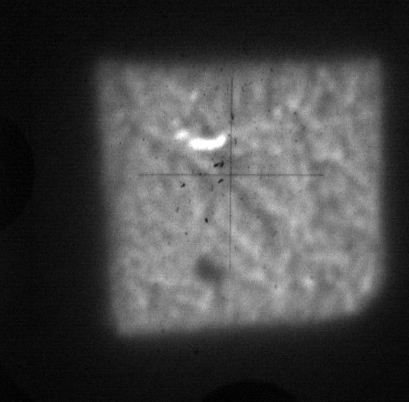
#> input picture The Electron Microscope/Diffraction Pattern Pictures and Code/h0.02.bmp, 409 x 402 px
$ python temp_plot.py
#> lines starting #> are read from the running program, lines starting #| are printed output that depends on the picture
 #!/usr/bin/env python
from __future__ import division
import numpy as np
import matplotlib.pyplot as plt
import scipy.ndimage, scipy.signal

"""
EXPERIMENT 2: ELECTRON MICROSCOPE
This module plots stuff.
Latest Revision: March 22 2016
"""

__author__ = "Eric Yeung"

# READING THE FILE
def read_(file_name):
#> called with file_name = 'h0.02.bmp'
    diffraction_pattern = scipy.ndimage.imread(file_name, flatten = True)
#> diffraction_pattern: shape (402, 409) float32; min 0, max 255, mean 67.6
    return diffraction_pattern

h002 = read_('h0.02.bmp') # 276.89 K
h153 = read_('h1.53.bmp') # 480.07 K
#> call 2 of read_, with file_name = 'h1.53.bmp'
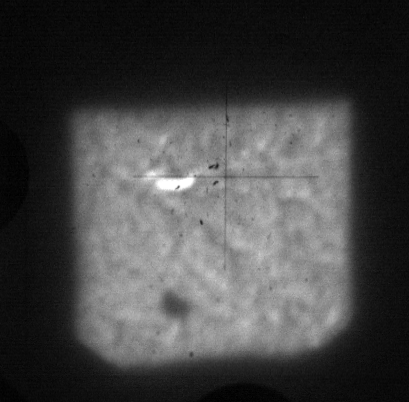
#> input picture The Electron Microscope/Diffraction Pattern Pictures and Code/h1.53.bmp, 409 x 402 px
h232 = read_('h2.32.bmp') # 564.85 K
#> call 3 of read_, with file_name = 'h2.32.bmp'
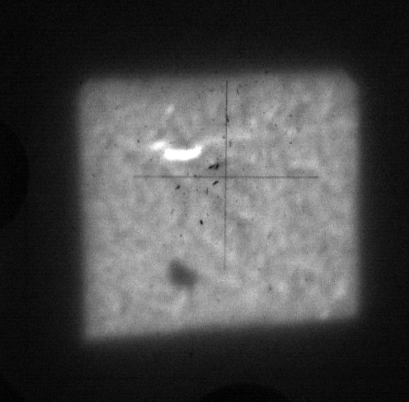
#> input picture The Electron Microscope/Diffraction Pattern Pictures and Code/h2.32.bmp, 409 x 402 px
h296 = read_('h2.96.bmp') # 629.47 K
#> call 4 of read_, with file_name = 'h2.96.bmp'
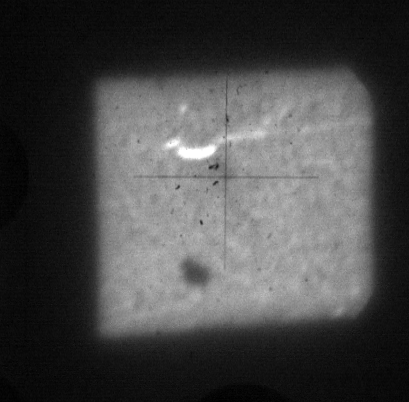
#> input picture The Electron Microscope/Diffraction Pattern Pictures and Code/h2.96.bmp, 409 x 402 px

sewb, ((ax1, ax2), (ax3, ax4)) = plt.subplots(2,2)

ax1.imshow(h002, cmap = 'gray')
ax1.axes.xaxis.set_ticks([])
ax1.axes.yaxis.set_ticks([])
ax1.set_title('(a) 276.89 K')

ax2.imshow(h153, cmap = 'gray')
ax2.axes.xaxis.set_ticks([])
ax2.axes.yaxis.set_ticks([])
ax2.set_title('(b) 480.07 K')

ax3.imshow(h232, cmap = 'gray')
ax3.axes.xaxis.set_ticks([])
ax3.axes.yaxis.set_ticks([])
ax3.set_title('(c) 564.85 K')

ax4.imshow(h296, cmap = 'gray')
ax4.axes.xaxis.set_ticks([])
ax4.axes.yaxis.set_ticks([])
ax4.set_title('(d) 629.47 K')

plt.tight_layout()
plt.show()
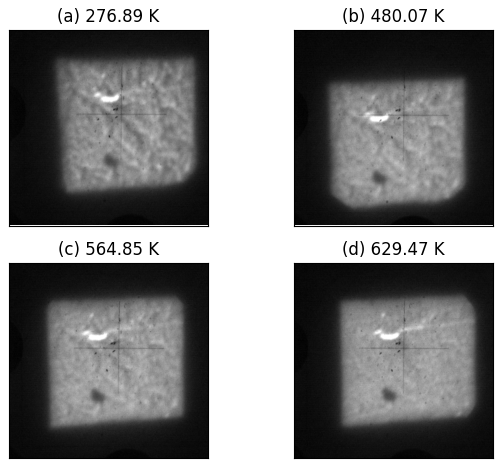
#> figure drawn by matplotlib, 4 panels
